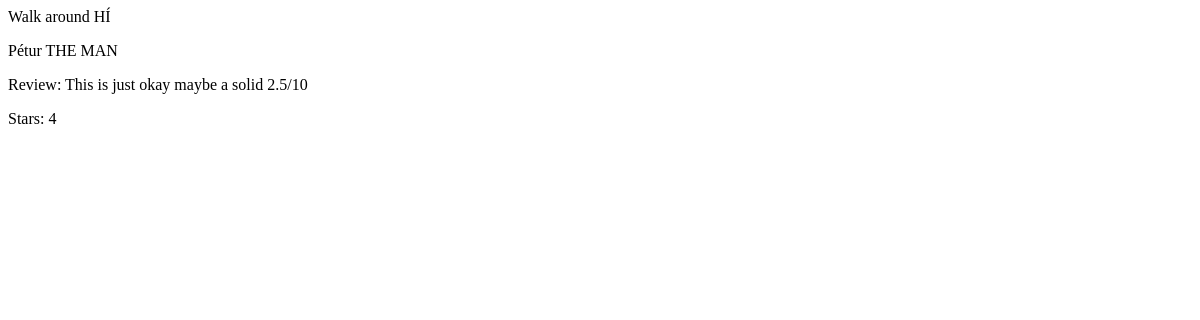
/reviews.php?Walk around HÍ, run on an earlier commit of the app's database.
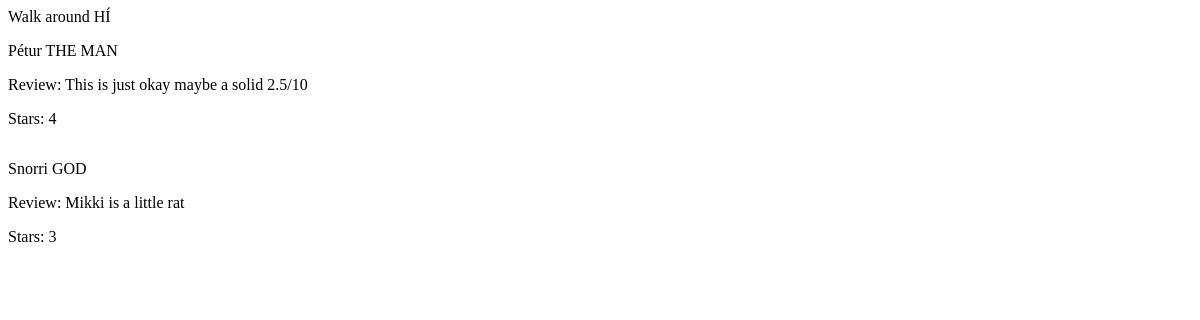
And on a later commit of the database.
### tables this page shows
CREATE TABLE users (id INTEGER PRIMARY KEY AUTOINCREMENT, firstName VARCHAR (255), lastName VARCHAR (255), age INTEGER (3), gender VARCHAR (1), userType_id REFERENCES userTypes (id), "userName", "password");

CREATE TABLE reviews (id INTEGER PRIMARY KEY AUTOINCREMENT, trip_id REFERENCES trips (id), writer_id REFERENCES Users (ID) ON DELETE CASCADE ON UPDATE CASCADE, reviewText TEXT, Stars INTEGER (1) NOT NULL);

### reviews.php (the view, shortened to what this page needs)
<!DOCTYPE html>
<html lang="en">
<head>
    <link rel="stylesheet" href="styles.css">
</head>
<body>
    <?php
        $test = $_SERVER['REQUEST_URI'];
        $test = explode('?', $test)[1];
        $test = urldecode($test);
        echo $test;
        $db = new SQLite3('dayTriper.db');
        $tripResults = $db->query('SELECT * FROM trips');
        While ($revTrip = $tripResults->fetchArray()) {
            if ($test == $revTrip['name']) {
                $reviewId = $revTrip['id'];
            }
        }
        echo "<div class='reviews__container'>";
            $revResults = $db->query('SELECT * FROM reviews WHERE trip_id = '.$reviewId);
            while ($revRun = $revResults->fetchArray()) {
                $writer = $revRun['writer_id'];
                $writerResults = $db->query('SELECT firstName, lastName FROM users WHERE id = '.$writer);
                echo "<div class'reviews'>";
                    while ($writerRun = $writerResults->fetchArray()) {
                        echo "<p>".$writerRun['firstName']." ".$writerRun['lastName']."</p>";
                    }
                    echo "<p>Review: ".$revRun['reviewText']."</p>";
                    echo "<p>Stars: ".$revRun['Stars']."</p>";
                echo "</div>";
            }
        echo "</div>";
    ?>
</body>
</html>

### styles.css (style rules this page uses)
.reviews__container { display: flex; flex-direction: column; }

What changed in the data, as far as the page shows it:
added reviews: reviewText "Mikki is a little rat", Stars "3"
now on this page (row unchanged): users: firstName "Snorri", lastName "GOD", shown under "Mikki is a little rat"
